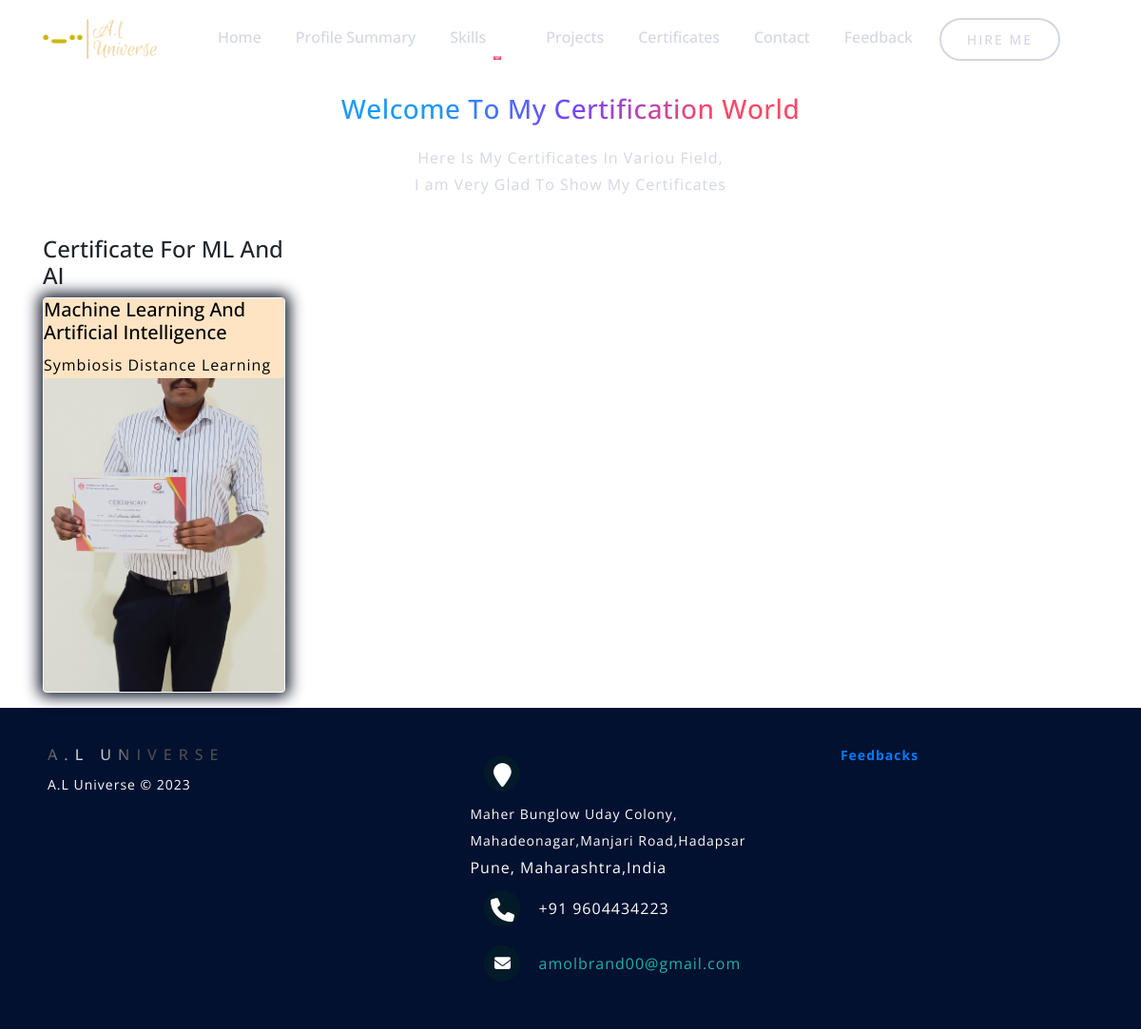
Screenshot of /cert with the database file from the repository.
### PF/models.py (models this page shows, shortened)
class certificate(models.Model):
    cert_name=models.CharField( max_length=100)
    cert_course=models.CharField(max_length=100)
    cert_institute=models.CharField(max_length=100)
    cert_img=models.ImageField(upload_to='images/')

### PF/views.py (the view)
# urls.py: path('cert',views.cert,name='cert'),
def cert(request):
    cert = certificate.objects.all()
    return render(request, 'certificates.html', {'cert': cert})

### PF/templates/certificates.html (shortened to what this page needs)
{% extends 'base.html' %}
{% block body %}
<section id="portfolio" class="portfolio_wrapper" >
    <div class="container">
        <div class="row">
            <div class="col-sm-12 text-center mb-4">
                <br>
                <br>
                <span class="subtitle"><h3>Welcome To My Certification World</h3></span>
                <p> Here Is My Certificates In Variou Field,<br class="d-none d-md-block">
                    I am Very Glad To Show My Certificates</p>
            </div>
        </div>
        <div class="row" >
          {% for cert in cert %}
            <div class="col-lg-3 col-md-3 mb-2">
              <h4>{{cert.cert_name}}</h4>
                <div class="card p-0">
                  {% if cert.cert_img %}
                    <span style="background-image:url('{{cert.cert_img.url}}')">
                        <div style="background-color:bisque ;">
                            <h5 style="color:black ; align-items: center;">{{cert.cert_course}}</h5>
                        <p style="color: black;">{{cert.cert_institute}}</p>
                        </div>
                    </span>
                    {% endif %}
                </div>
            </div>
          {% endfor %}
     </div>
    </div>
  </section>
{% endblock body %}

### PF/static/style.css (style rules this page uses)
* { box-sizing: border-box; margin: 0; padding: 0; }
:root { --primary-color: #FD4766; --secondary-color: #0e1525; --bg-dark-blue: #091020; --bg-white: #fff; --gray-color: #c6c9d8bf; --gradient-color: linear-gradient(-224deg, var(--primary-color) 0, #337DFF 100%); --gradient-text: linear-gradient(120deg, #1C99FE 20.69%, #7644FF 50.19%, var(--primary-color) 79.69%); filter: progid:DXImageTransform.Microsoft.gradient(startColorstr='var(--primary-color)', endColorstr='var(--secondary-color)', GradientType=1); --primary-font:'Poppins', sans-serif; --primary-text: #FD4766; --text-gray: #c6c9d8bf; --text-white: #fff; }
body { font-family: var(--primary-font); background-color: var(--secondary-color); }
section { padding: 50px 0; }
h3 { margin-bottom: 19px; font-weight: 600; font-size: 20px; color: var(--text-white); }
p { color: var(--text-gray); font-size: 16px; line-height: 28px; letter-spacing: 1px; font-weight: 400; }
.subtitle { display: inline-block; font-weight: 600; letter-spacing: 0.5px; line-height: 18px; font-size: 16px; margin-bottom: 12px; background: var(--primary-color); background: var(--gradient-text); -webkit-background-clip: text; -webkit-text-fill-color: transparent; }
.portfolio_wrapper .card { height:100%; min-height: 350px; overflow: hidden; border: 1px solid var(--bg-white); cursor: pointer; box-shadow: 0 0 16px 4px var(--bg-dark-blue); align-items: center; }
.portfolio_wrapper .card span { transition: background-position 4s ease-in-out 0s; width: 100%; height: 100%; background-position: center; background-size: cover; align-items: center; }

### PF/static/footer.css (style rules this page uses)
* { font-family: Open Sans; }

### rows the page displays
certificate: cert_name "Certificate For ML And AI", cert_img (picture), cert_course "Machine Learning And Artificial Intelligence", cert_institute "Symbiosis Distance Learning"
